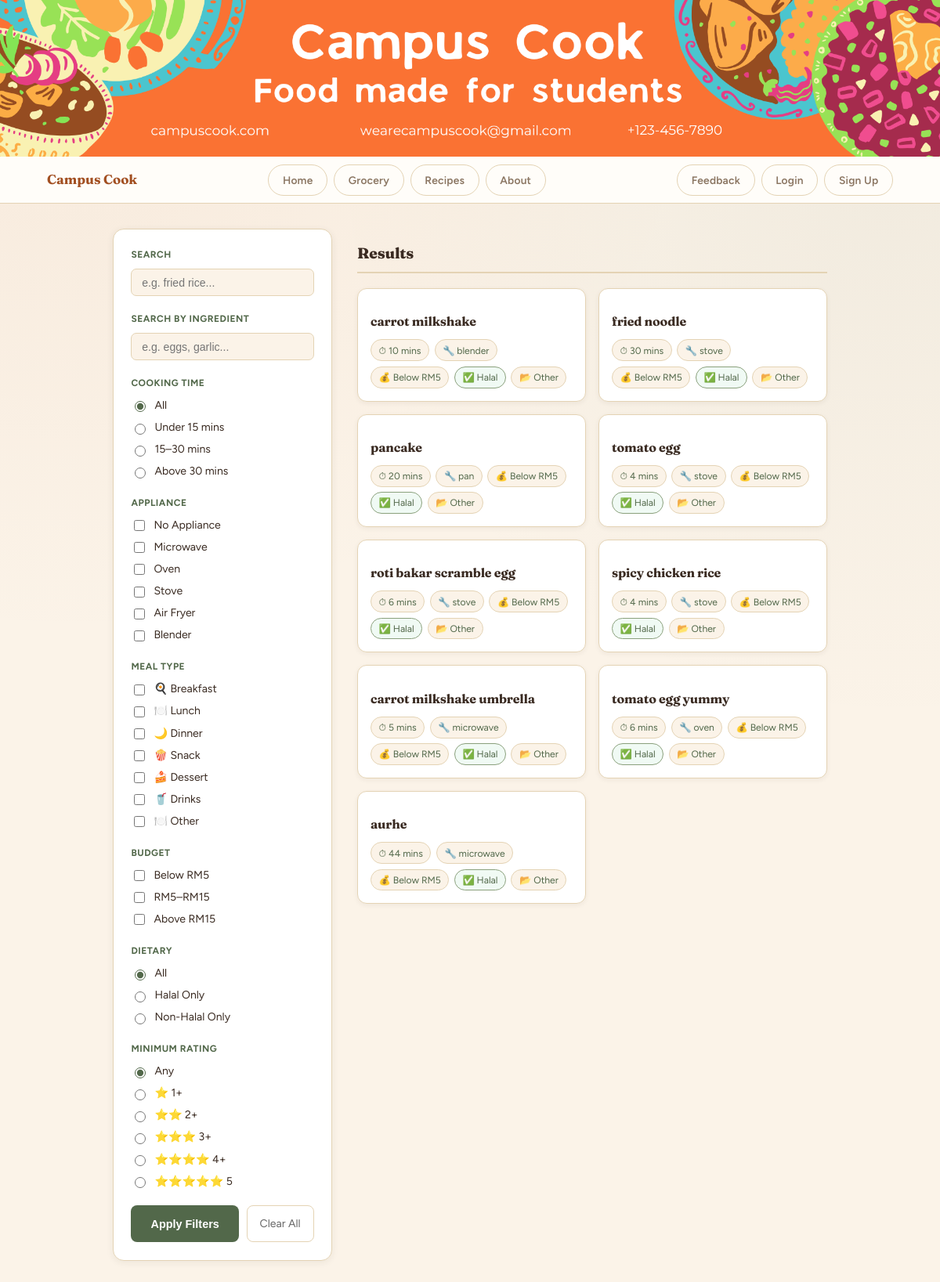
/filter/, run on the app's committed database.
### pages/models.py (models this page shows, shortened)
class Recipe(models.Model):
    BUDGET_CHOICES = [
        ('low',    'Below RM5'),
        ('medium', 'RM5 – RM15'),
        ('high',   'Above RM15'),
    ]
    MEAL_TYPE_CHOICES = [
    ('breakfast', 'Breakfast'),
    ('lunch',     'Lunch'),
    ('dinner',    'Dinner'),
    ('snack',     'Snack'),
    ('dessert',   'Dessert'),
    ('drinks',    'Drinks'),
    ('other',     'Other'),
    ]
    meal_type = models.CharField(max_length=20, choices=MEAL_TYPE_CHOICES, default='other')
    name         = models.CharField(max_length=100)
    ingredients  = models.ManyToManyField(
        Ingredient,
        blank=True,
        related_name='recipes'
    )
    cooking_time = models.IntegerField()
    appliance    = models.CharField(max_length=100)
    instructions = models.TextField()
    image        = models.ImageField(upload_to='recipe_images/', null=True, blank=True)
    is_halal     = models.BooleanField(default=True)
    budget       = models.CharField(
        max_length=10, choices=BUDGET_CHOICES, default='low'
    )
    filters      = models.ManyToManyField(RecipeFilter, blank=True)
    user         = models.ForeignKey(
        'pages.AppUser',
        on_delete=models.CASCADE,
        related_name='recipes'
    )
    def __str__(self):
        return self.name

### pages/views.py (the view)
# urls.py: path("filter/",                  views.recipe_filter, name="recipe_filter"),
def recipe_filter(request):
    recipes = Recipe.objects.all()
    search = request.GET.get('search', '')
    if search:
        recipes = recipes.filter(name__icontains=search)
    selected_appliances = request.GET.getlist('appliance')
    if selected_appliances:
        recipes = recipes.filter(appliance__in=selected_appliances)
    time = request.GET.get('time', '')
    if time == 'quick':
        recipes = recipes.filter(cooking_time__lt=15)
    elif time == 'medium':
        recipes = recipes.filter(cooking_time__gte=15, cooking_time__lte=30)
    elif time == 'long':
        recipes = recipes.filter(cooking_time__gt=30)
    halal = request.GET.get('halal', '')
    if halal == 'true':
        recipes = recipes.filter(is_halal=True)
    elif halal == 'false':
        recipes = recipes.filter(is_halal=False)
    selected_budgets = request.GET.getlist('budget')
    if selected_budgets:
        recipes = recipes.filter(budget__in=selected_budgets)
    selected_meal_types = request.GET.getlist('meal_type')
    if selected_meal_types:
        recipes = recipes.filter(meal_type__in=selected_meal_types)
    min_rating = request.GET.get('min_rating', '')
    if min_rating:
        from django.db.models import Avg
        recipes = recipes.annotate(
            avg_stars=Avg('ratings__stars')
        ).filter(avg_stars__gte=float(min_rating))
    return render(request, 'pages/recipe_filter.html', {
        'recipes': recipes,
        'selected_appliances': request.GET.getlist('appliance'),
        'selected_budgets':    request.GET.getlist('budget'),
        'selected_meal_types': request.GET.getlist('meal_type'),})

### pages/templates/pages/recipe_filter.html (shortened to what this page needs)
{% extends 'pages/base.html' %}
{% block content %}
<main class="recipe_filter">
  <form method="GET" action="{% url 'recipe_filter' %}" class="filter_form">
    <div class="filter_group">
      <label class="filter_label">Search</label>
      <input
        type="text"
        name="search"
        class="filter_input"
        placeholder="e.g. fried rice..."
        value="{{ request.GET.search }}"
      >
    </div>
    <div class="filter_group">
      <label class="filter_label">Search by Ingredient</label>
      <input
        type="text"
        name="ingredient"
        class="filter_input"
        placeholder="e.g. eggs, garlic..."
        value="{{ request.GET.ingredient }}"
      >
    </div>
    <div class="filter_group">
      <label class="filter_label">Cooking Time</label>
      <div class="filter_options">
        <label class="filter_check">
          <input type="radio" name="time" value=""
            {% if not request.GET.time %}checked{% endif %}> All
        </label>
        <label class="filter_check">
          <input type="radio" name="time" value="quick"
            {% if request.GET.time == 'quick' %}checked{% endif %}> Under 15 mins
        </label>
        <label class="filter_check">
          <input type="radio" name="time" value="medium"
            {% if request.GET.time == 'medium' %}checked{% endif %}> 15–30 mins
        </label>
        <label class="filter_check">
          <input type="radio" name="time" value="long"
            {% if request.GET.time == 'long' %}checked{% endif %}> Above 30 mins
        </label>
      </div>
    </div>
    <div class="filter_group">
      <label class="filter_label">Appliance</label>
      <div class="filter_options">
        <label class="filter_check"><input type="checkbox" name="appliance" value="none" {% if 'none' in selected_appliances %}checked{% endif %}> No Appliance</label>
        <label class="filter_check"><input type="checkbox" name="appliance" value="microwave" {% if 'microwave' in selected_appliances %}checked{% endif %}> Microwave</label>
        <label class="filter_check"><input type="checkbox" name="appliance" value="oven" {% if 'oven' in selected_appliances %}checked{% endif %}> Oven</label>
        <label class="filter_check"><input type="checkbox" name="appliance" value="stove" {% if 'stove' in selected_appliances %}checked{% endif %}> Stove</label>
        <label class="filter_check"><input type="checkbox" name="appliance" value="airfryer" {% if 'airfryer' in selected_appliances %}checked{% endif %}> Air Fryer</label>
        <label class="filter_check"><input type="checkbox" name="appliance" value="blender" {% if 'blender' in selected_appliances %}checked{% endif %}> Blender</label>
      </div>
    </div>
    <div class="filter_group">
      <label class="filter_label">Meal Type</label>
      <div class="filter_options">
        <label class="filter_check"><input type="checkbox" name="meal_type" value="breakfast"{% if 'breakfast' in selected_meal_types %}checked{% endif %}> 🍳 Breakfast</label>
        <label class="filter_check"><input type="checkbox" name="meal_type" value="lunch"{% if 'lunch' in selected_meal_types %}checked{% endif %}> 🍽️ Lunch</label>
        <label class="filter_check"><input type="checkbox" name="meal_type" value="dinner"{% if 'dinner' in selected_meal_types %}checked{% endif %}> 🌙 Dinner</label>
        <label class="filter_check"><input type="checkbox" name="meal_type" value="snack"{% if 'snack' in selected_meal_types %}checked{% endif %}> 🍿 Snack</label>
        <label class="filter_check"><input type="checkbox" name="meal_type" value="dessert"{% if 'dessert' in selected_meal_types %}checked{% endif %}> 🍰 Dessert</label>
        <label class="filter_check"><input type="checkbox" name="meal_type" value="drinks" {% if 'drinks' in selected_meal_types %}checked{% endif %}> 🥤 Drinks</label>
        <label class="filter_check"><input type="checkbox" name="meal_type" value="other" {% if 'other' in selected_meal_types %}checked{% endif %}> 🍽️ Other</label>
      </div>
    </div>
    <div class="filter_group">
      <label class="filter_label">Budget</label>
      <div class="filter_options">
        <label class="filter_check"><input type="checkbox" name="budget" value="low" {% if 'low' in selected_budgets %}checked{% endif %}> Below RM5</label>
        <label class="filter_check"><input type="checkbox" name="budget" value="medium" {% if 'medium' in selected_budgets %}checked{% endif %}> RM5–RM15</label>
        <label class="filter_check"><input type="checkbox" name="budget" value="high" {% if 'high' in selected_budgets %}checked{% endif %}> Above RM15</label>
      </div>
    </div>
    <div class="filter_group">
      <label class="filter_label">Dietary</label>
      <div class="filter_options">
        <label class="filter_check"><input type="radio" name="halal" value="" {% if not request.GET.halal %}checked{% endif %}> All</label>
        <label class="filter_check"><input type="radio" name="halal" value="true" {% if request.GET.halal == "true" %}checked{% endif %}> Halal Only</label>
        <label class="filter_check"><input type="radio" name="halal" value="false" {% if request.GET.halal == "false" %}checked{% endif %}> Non-Halal Only</label>
      </div>
    </div>
    <div class="filter_group">
      <label class="filter_label">Minimum Rating</label>
      <div class="filter_options">
        <label class="filter_check"><input type="radio" name="min_rating" value="" {% if not request.GET.min_rating %}checked{% endif %}> Any</label>
        <label class="filter_check"><input type="radio" name="min_rating" value="1" {% if request.GET.min_rating == '1' %}checked{% endif %}> ⭐ 1+</label>
        <label class="filter_check"><input type="radio" name="min_rating" value="2" {% if request.GET.min_rating == '2' %}checked{% endif %}> ⭐⭐ 2+</label>
        <label class="filter_check"><input type="radio" name="min_rating" value="3" {% if request.GET.min_rating == '3' %}checked{% endif %}> ⭐⭐⭐ 3+</label>
        <label class="filter_check"><input type="radio" name="min_rating" value="4" {% if request.GET.min_rating == '4' %}checked{% endif %}> ⭐⭐⭐⭐ 4+</label>
        <label class="filter_check"><input type="radio" name="min_rating" value="5" {% if request.GET.min_rating == '5' %}checked{% endif %}> ⭐⭐⭐⭐⭐ 5</label>
        </div>
    </div>
    <div class="filter_buttons">
      <button type="submit" class="btn_apply">Apply Filters</button>
      <a href="{% url 'recipe_filter' %}" class="btn_clear">Clear All</a>
    </div>
  </form>
  <section class="filter_results">
    <h2 class="results_title">Results</h2>
    <div class="recipe_cards">
      {% for recipe in recipes %}
        <article class="card" onclick="window.location.href='{% url 'recipe_detail' recipe.id %}'" style="cursor:pointer;">
          <div class="card_body">
            <h2 class="card_title">{{ recipe.name }}</h2>
            <div class="card_tags">
              <span class="recipe_time">⏱ {{ recipe.cooking_time }} mins</span>
              <span class="recipe_appliance">🔧 {{ recipe.appliance }}</span>
              <span class="recipe_budget">💰 {{ recipe.get_budget_display }}</span>
              {% if recipe.is_halal %}
                <span class="recipe_halal">✅ Halal</span>
              {% else %}
                <span class="recipe_nonhalal">❌ Non-Halal</span>
              {% endif %}
              <span class="recipe_meal_type">📂 {{ recipe.get_meal_type_display }}</span>
            </div>
          </div>
        </article>
      {% empty %}
        <p class="no_results">No recipes match your filters.</p>
      {% endfor %}
    </div>
  </section>
</main>
{% endblock %}

### pages/templates/pages/base.html (style rules this page uses)
:root { --cream: #FBF3E8; --cream-deep: #F1E3CE; --paper: #FFFDF9; --tan: #E4D3B4; --tan-soft: #EEE1C9; --brown: #3A2B22; --brown-soft: #8A7561; --sage: #8AA07C; --sage-dark: #52684A; --sage-pale: #EEF3E7; --terracotta: #C1662F; --terracotta-dark: #A24F21; --terracotta-pale: #FBE9DB; --gold: #D9A441; --gold-dark: #B87F1F; --berry: #B4536C; --berry-dark: #964359; --rose: #C1665F; --rose-dark: #9C4C46; --rose-pale: #FBEDEA; --green: var(--sage); --green-mid: var(--sage); --green-dark: var(--sage-dark); --olive: var(--sage-dark); --amber: var(--gold-dark); --red-soft: var(--rose); --radius-sm: 10px; --radius-md: 16px; --radius-lg: 22px; --shadow-sm: 0 2px 10px rgba(58,43,34,0.07); --shadow-md: 0 10px 28px rgba(58,43,34,0.11); }
*, *::before, *::after { box-sizing: border-box; }
body { font-family: 'Figtree', 'Segoe UI', sans-serif; background: var(--cream); background-image: radial-gradient(circle at 8% 0%, rgba(193,102,47,0.07), transparent 40%), radial-gradient(circle at 95% 12%, rgba(82,104,74,0.06), transparent 38%); background-attachment: fixed; color: var(--brown); margin: 0; min-height: 100vh; line-height: 1.6; }
h1, h2, h3 { font-family: 'Fraunces', Georgia, serif; color: var(--brown); font-weight: 600; letter-spacing: -0.01em; }
a { color: var(--terracotta-dark); text-decoration: none; }
main { padding: 2rem; max-width: 960px; margin: 0 auto; }
.card { background: var(--paper); border: 1.5px solid var(--tan); border-radius: var(--radius-md); overflow: hidden; box-shadow: var(--shadow-sm); }
.recipe_cards { display: grid; grid-template-columns: repeat(auto-fill, minmax(250px, 1fr)); gap: 20px; }

### pages/templates/pages/recipe_filter.html (style rules this page uses)
.recipe_filter { max-width: 960px; margin: 2rem auto; padding: 0 1.5rem 4rem; display: grid; grid-template-columns: 280px 1fr; gap: 2rem; align-items: start; }
.filter_form { background: #fff; border: 1.5px solid var(--tan); border-radius: 14px; padding: 1.4rem; position: sticky; top: 1rem; box-shadow: 0 2px 10px rgba(44,37,32,0.07); }
.filter_group { margin-bottom: 1.2rem; }
.filter_label { display: block; font-size: 0.75rem; font-weight: 700; color: var(--olive); text-transform: uppercase; letter-spacing: 0.5px; margin-bottom: 0.5rem; }
.filter_input { width: 100%; padding: 0.55rem 0.8rem; border: 1.5px solid var(--tan); border-radius: 7px; font-size: 0.88rem; color: var(--brown); outline: none; background: var(--cream); transition: border-color 0.2s; }
.filter_options { display: flex; flex-direction: column; gap: 0.35rem; }
.filter_check { display: flex; align-items: center; gap: 0.5rem; font-size: 0.88rem; color: var(--brown); cursor: pointer; }
.filter_check input[type="radio"], .filter_check input[type="checkbox"] { accent-color: var(--green-dark); width: 14px; height: 14px; }
.filter_buttons { display: flex; gap: 0.6rem; margin-top: 1.2rem; flex-wrap: wrap; }
.btn_apply { flex: 1; padding: 0.7rem 1rem; background: var(--green-dark); color: #fff; border: none; border-radius: 8px; font-size: 0.9rem; font-weight: 700; cursor: pointer; transition: background 0.2s; }
.btn_clear { padding: 0.7rem 1rem; background: #fff; color: #666; border: 1.5px solid var(--tan); border-radius: 8px; font-size: 0.88rem; text-decoration: none; transition: border-color 0.2s; }
.results_title { font-size: 1.2rem; font-weight: 800; color: var(--brown); margin-bottom: 1.2rem; padding-bottom: 0.5rem; border-bottom: 2px solid var(--tan); }
.recipe_cards { display: grid; grid-template-columns: repeat(auto-fill, minmax(220px,1fr)); gap: 1rem; }
.card { background: #fff; border: 1.5px solid var(--tan); border-radius: 12px; overflow: hidden; box-shadow: 0 2px 6px rgba(44,37,32,0.06); transition: box-shadow 0.2s, transform 0.15s; cursor: pointer; }
.card_body { padding: 1rem; }
.card_title { font-size: 1rem; font-weight: 700; color: var(--brown); margin-bottom: 0.6rem; }
.card_tags { display: flex; flex-wrap: wrap; gap: 0.4rem; font-size: 0.76rem; }
.card_tags span { background: var(--cream); border: 1px solid var(--tan); border-radius: 20px; padding: 0.2rem 0.6rem; color: var(--olive); }
.recipe_halal { border-color: var(--green) !important; color: var(--green-dark) !important; background: #f0faf4 !important; }

### data on the page
Recipe: name "carrot milkshake", cooking_time "10", appliance "blender", budget "Below RM5", is_halal "✅ Halal", meal_type "Other"
Recipe: name "fried noodle", cooking_time "30", appliance "stove", budget "Below RM5", is_halal "✅ Halal", meal_type "Other"
Recipe: name "pancake", cooking_time "20", appliance "pan", budget "Below RM5", is_halal "✅ Halal", meal_type "Other"
Recipe: name "tomato egg", cooking_time "4", appliance "stove", budget "Below RM5", is_halal "✅ Halal", meal_type "Other"
Recipe: name "roti bakar scramble egg", cooking_time "6", appliance "stove", budget "Below RM5", is_halal "✅ Halal", meal_type "Other"
Recipe: name "spicy chicken rice", cooking_time "4", appliance "stove", budget "Below RM5", is_halal "✅ Halal", meal_type "Other"
Recipe: name "carrot milkshake umbrella", cooking_time "5", appliance "microwave", budget "Below RM5", is_halal "✅ Halal", meal_type "Other"
Recipe: name "tomato egg yummy", cooking_time "6", appliance "oven", budget "Below RM5", is_halal "✅ Halal", meal_type "Other"
Recipe: name "aurhe", cooking_time "44", appliance "microwave", budget "Below RM5", is_halal "✅ Halal", meal_type "Other"
